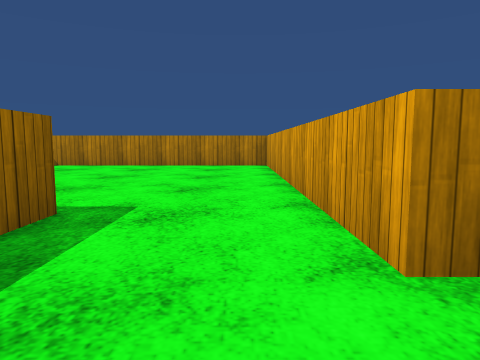
View 1 (above)

24 first-person views from a walk through a 3-D level made in the Unity game engine. The camera is 0.72 m above the floor, tilts 6° down and sees 70° across. The floor is counted in squares, 1 m on a side. Each view is taken from the middle of a square. On the plan, view 1 faces up. The plan holds only what a view shows up to about 11 squares ahead; the rest is blank. The place goes on beyond the plan. Surface patterns are stand-ins for the level's own textures.

View 2
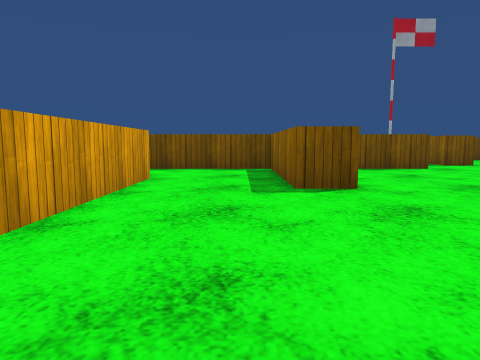

View 3
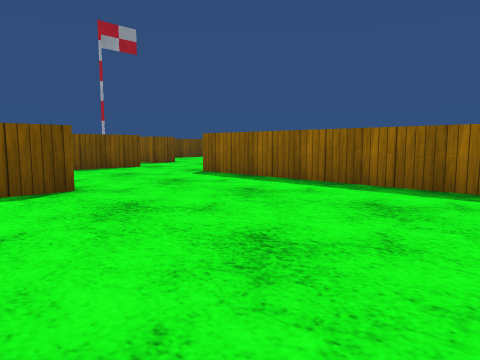

View 4
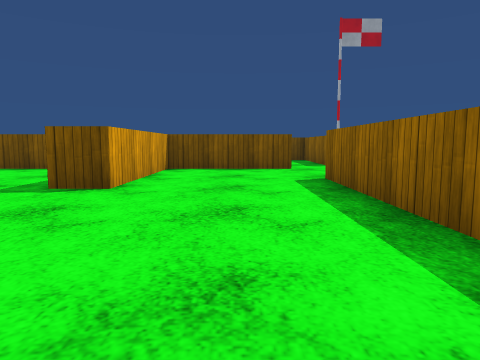

View 5
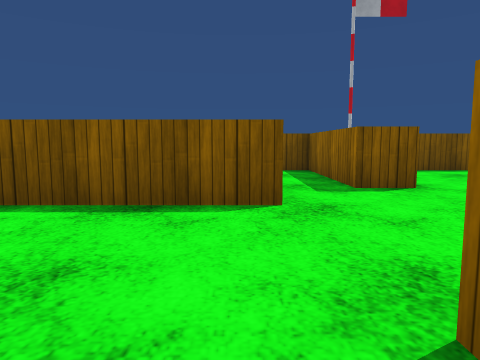

View 6
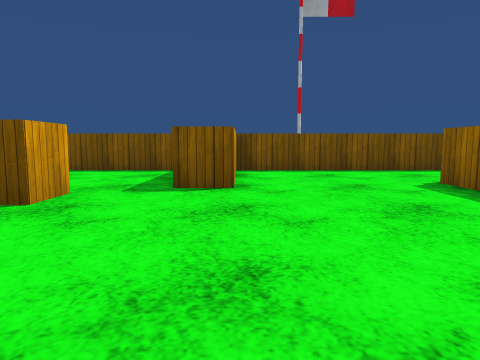

View 7
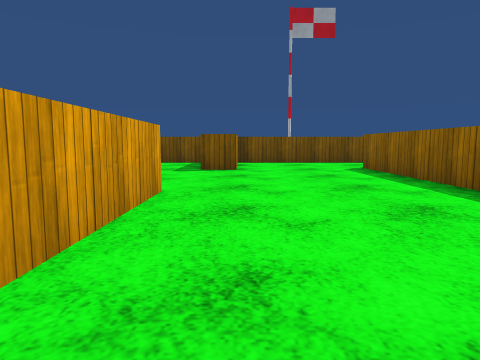

View 8
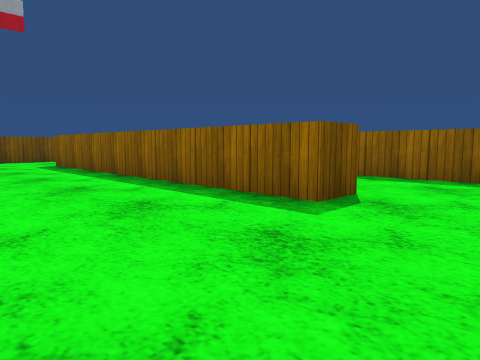

View 9
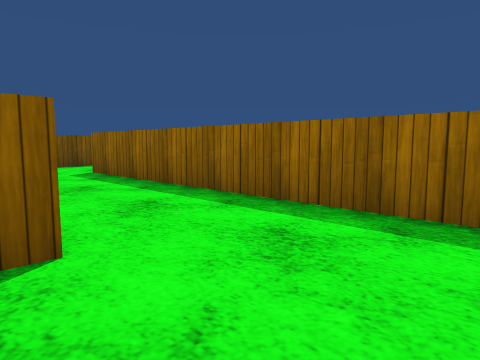

View 10
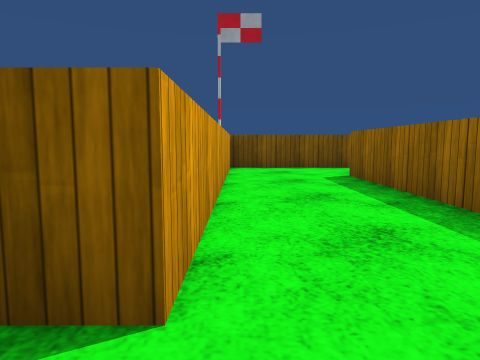

View 11
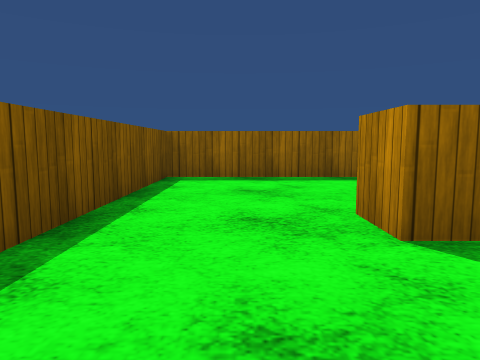

View 12
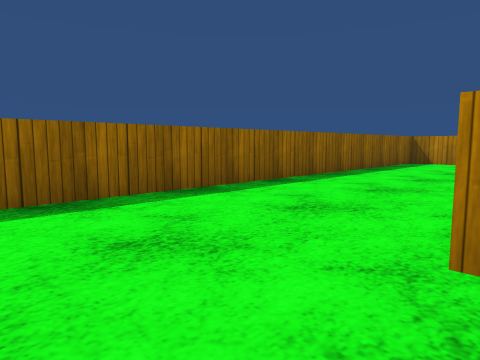

View 13
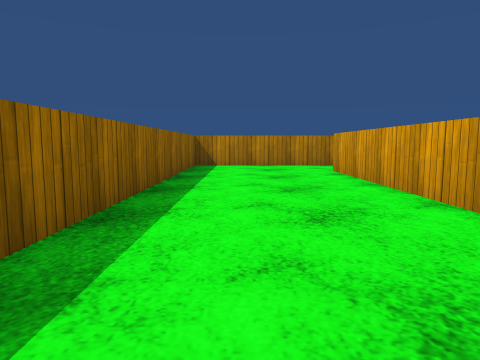

View 14
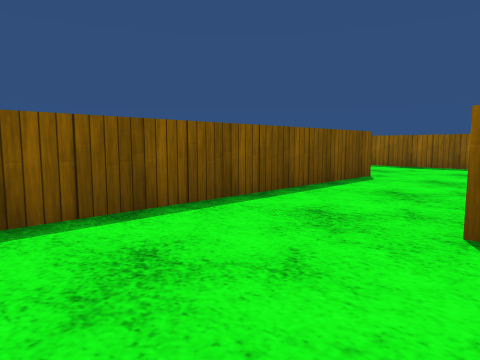

View 15
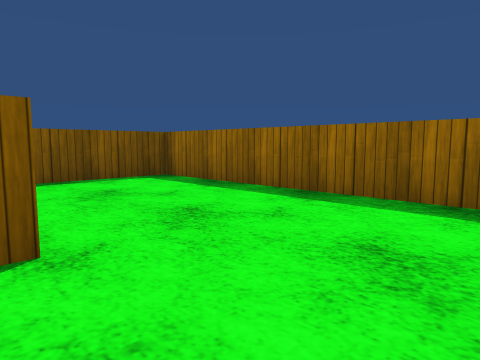

View 16
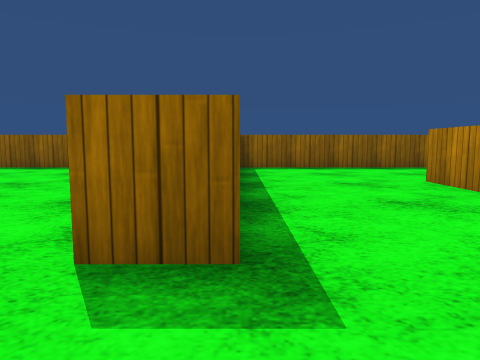

View 17
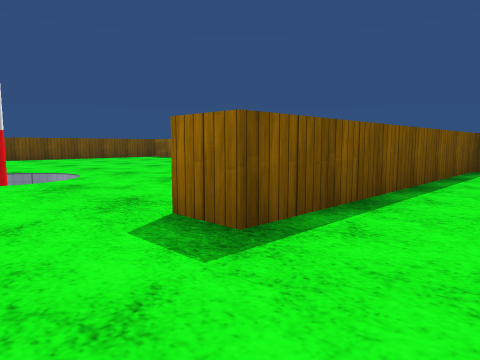

View 18
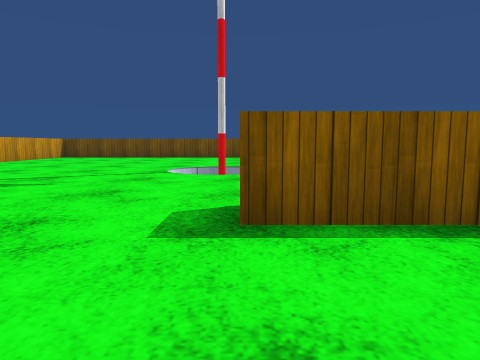

View 19
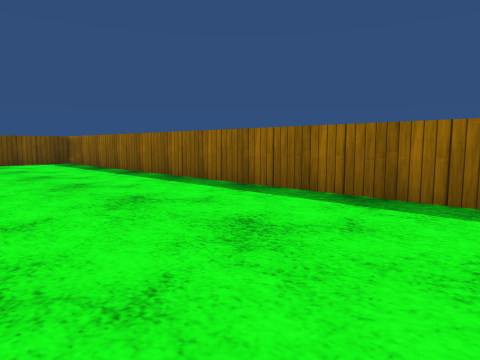

View 20
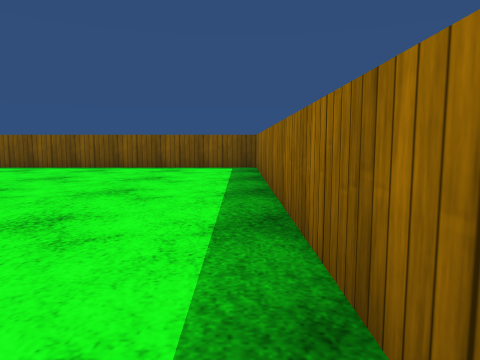

View 21
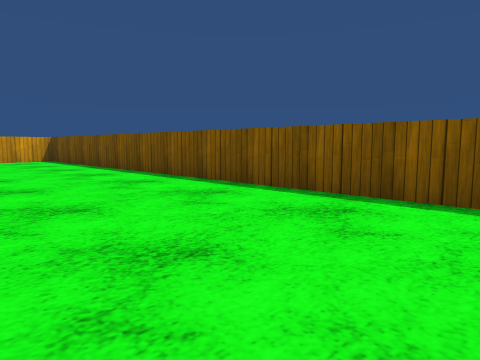

View 22
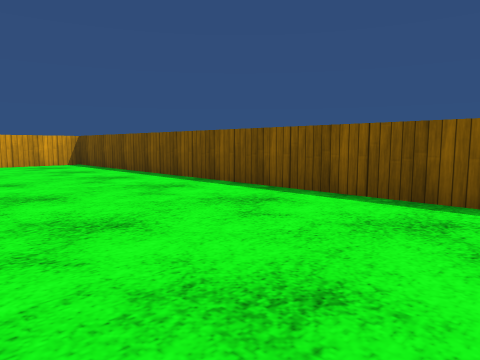

View 23
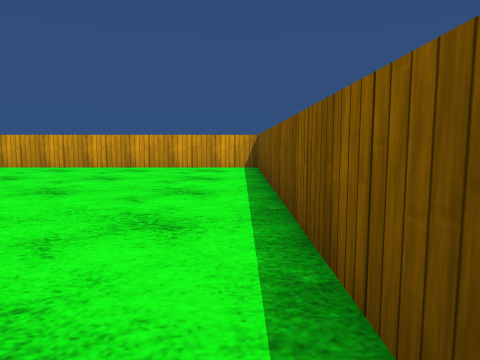

View 24
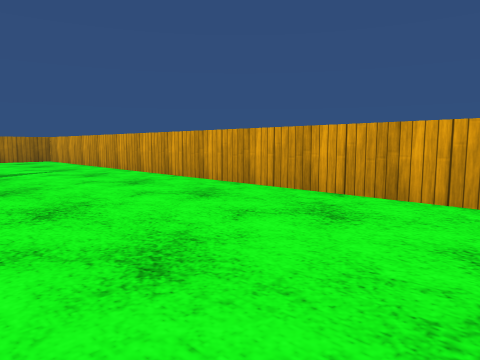

### Floor plan
Points are (right, up) in squares from view 1. A wall is a line through its corners. A room is listed if a view was taken in it or the views show most of it. See-through windows are left out.
Room 1 (view 1)
walls: (-1.9, 3.5) (-1.9, -1) (0.5, -1); (0.9, 1.8) (0.9, 3.5)
ways out: opening at (-0.5, 2.5) to room 2; opening at (1.5, 0.5)
Room 2 (views 2, 3, 4, 5)
walls: (-6.8, 8) (-6.8, 1.8); (0.9, 3.5) (0.9, 9.4); (-6.5, -1) (-2.9, -1) (-2.9, 3.5) (-1.9, 3.5)
ways out: opening at (-0.5, 2.5) to room 1; opening at (-6.5, 0.5) to room 3
Room 3 (views 6, 7, 8, 9, 10, 11, 12, 13, 14, 15, 16, 17, 18, 19, 20, 21, 22, 23, 24)
walls: (-16, -7.4) (-17.6, -7.4); (-17.6, -6.4) (-8.9, -6.4); (-8.9, -4.2) (-8.9, -2.6) (-7.9, -2.6); (-21.5, -13.8) (-21.5, -26.1); (-21.5, -4.8) (-21.5, -11) (-13, -11) (-13, -12); (-6.5, -2) (-6.5, -1); (-7.8, 1.8) (-7.8, 5.4); (-17.5, 3.5) (-17.5, 9.2); (-21.6, -26.5) (-3.5, -26.6) (-3.5, -11.8); (-16.5, 8.5) (-16.5, 0.2) (-17.5, 0.2); (-21.5, 9.5) (-21.5, -2.6) (-13.7, -2.6) (-13.7, 6.7) (-12.7, 6.7) (-12.7, -3.4)
ways out: opening at (-6.5, 0.5) to room 2; opening at (-7, -3)

Where each view was taken, in squares from view 1:
view 1: 0 up, 0 right, facing up
view 2: 9 up, 1 left, facing down
view 3: 9 up, 1 left, facing down-left
view 4: 9 up, 5 left, facing down
view 5: 3 up, 6 left, facing down
view 6: 3 up, 9 left, facing down
view 7: 7 up, 9 left, facing down
view 8: 9 up, 9 left, facing down-left
view 9: 9 up, 13 left, facing down-left
view 10: 8 up, 14 left, facing down
view 11: 1 down, 14 left, facing left
view 12: 2 down, 17 left, facing up-left
view 13: 0 up, 20 left, facing up
view 14: 3 down, 10 left, facing down-left
view 15: 4 down, 17 left, facing down-left
view 16: 11 down, 11 left, facing left
view 17: 9 down, 11 left, facing down-left
view 18: 8 down, 13 left, facing down
view 19: 13 down, 17 left, facing down-left
view 20: 16 down, 21 left, facing down
view 21: 22 down, 19 left, facing down-right
view 22: 22 down, 16 left, facing down-right
view 23: 26 down, 14 left, facing right
view 24: 23 down, 8 left, facing up-right
